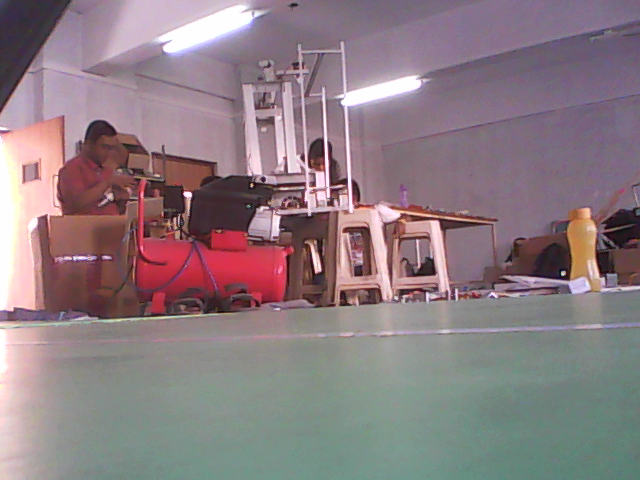
#> input picture Robocon2018/shuttle_color_detection/TestImages/image128.png, 640 x 480 px, given in place of the camera
$ python colorDetection.py
#> lines starting #> are read from the running program, lines starting #| are printed output that depends on the picture; after the words box and inside, x2 and y2 are one past the last pixel; in counts of white or black regions, pixels touching at a corner belong together; long printed decimals are rounded
import cv2
import numpy as np
import os
import time
#import RPi.GPIO    "Uncomment the import statement when uploading to RPi."

class GPIO:
    '''Comment this class when uploading on RPi
    Since I didn't had a Rpi.GPIO module,
    I've created a GPIO class so that this code can be tested.'''
    BOARD = 1                         #any random number
    OUT = 1
    def cleanup():return
    def setup(*args):return
    def output(*args):return
    def setmode(*args):return
    def setwarnings(*args):return


"Pin numbers for giving output."
red_pin = 7
golden_pin = 11
blue_pin = 13

high = 1
low = 0


'''change 1 to 0 when uploading to RPi.
  #1 is for output ports of your machine that is, for webcam connected, 1 will be used.
  #0 is for default webcam registered in your OS.
'''
cap = cv2.VideoCapture(1)

GPIO.cleanup()
GPIO.setwarnings(False)
GPIO.setmode(GPIO.BOARD)

GPIO.setup(red_pin, GPIO.OUT)
GPIO.setup(golden_pin, GPIO.OUT)
GPIO.setup(blue_pin, GPIO.OUT)

def threshImg(img, lower, upper, color = "some_color", showImg = 1):
    lower_color = np.array(lower)
    upper_color = np.array(upper)
    mask = cv2.inRange(hsv, lower_color, upper_color)
    res = cv2.bitwise_and(frame,frame, mask= mask)
    if showImg : cv2.imshow(color, res)
    return mask

def rpiOutput(high_pin, *args):
    """
    Setting the output pins of Raspberry Pi module high for detected color.
    1 is for HIGH
    0 is for LOW
    """
    GPIO.output(high_pin, high)
    for pins in args:
        GPIO.output(pins, low)

number_of_frames = 10
colors = {"red":0, "blue":0, "green":0}
while True:
    _, frame = cap.read()
#> frame is the input picture: shape (480, 640, 3); mean B, G, R 130.1, 124.6, 140.8
    hsv = cv2.cvtColor(frame, cv2.COLOR_BGR2HSV)
#> hsv: shape (480, 640, 3); mean H, S, V 111.1, 50.2, 146.5

    show = [1, 1, 1]     # Show frames of g, b, r

    #GOLDEN
    golden_img = threshImg(frame, [10, 40, 120],
                                  [35, 240, 250], "Golden1", show[0])
#> in threshImg, `mask = cv2.inRange(hsv, lower_color, upper_color)`:
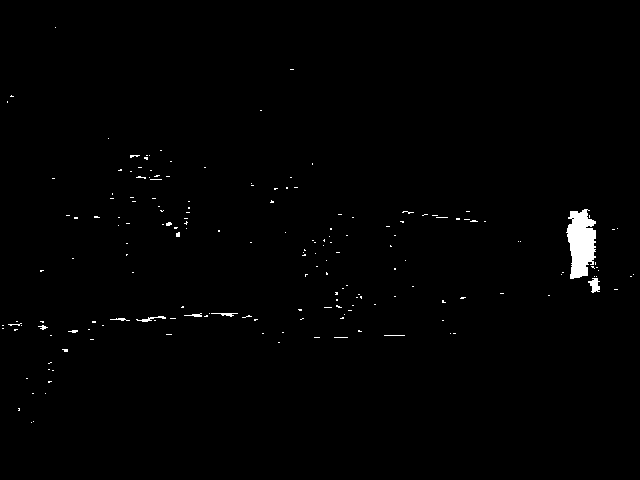
#> mask: shape (480, 640); 0.84% white; 183 white regions (174 under 20 px), largest, box (x1, y1, x2, y2) and area: (566, 209, 596, 279) 1489, (588, 278, 600, 293) 110, (136, 316, 166, 322) 64

    #BLUE
    blue_img = threshImg(frame, [100, 100, 50],
                                [150, 255, 255], "Blue", show[1])
#> call 2 of threshImg, with color = 'Blue', showImg = 1
#> in threshImg (call 2), `mask = cv2.inRange(hsv, lower_color, upper_color)`:
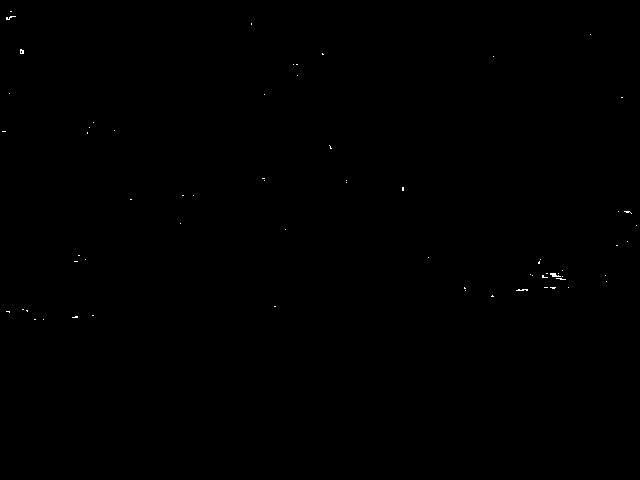
#> mask: shape (480, 640); 0.08% white in thin lines or dots, all inside (x1, y1, x2, y2) = (2, 11, 637, 320)

    #RED:
    red_img = threshImg(frame, [150,140,0],
                               [180, 255, 255], "Red", show[2])
#> call 3 of threshImg, with color = 'Red', showImg = 1
#> in threshImg (call 3), `mask = cv2.inRange(hsv, lower_color, upper_color)`:
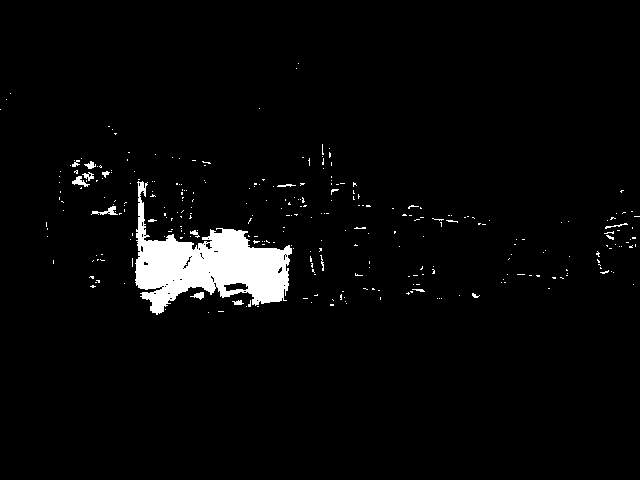
#> mask: shape (480, 640); 3.4% white; 300 white regions (283 under 20 px), largest, box (x1, y1, x2, y2) and area: (135, 181, 292, 315) 8768, (91, 206, 118, 215) 101, (72, 176, 90, 187) 87
#> in threshImg (call 3), `res = cv2.bitwise_and(frame,frame, mask= mask)`:
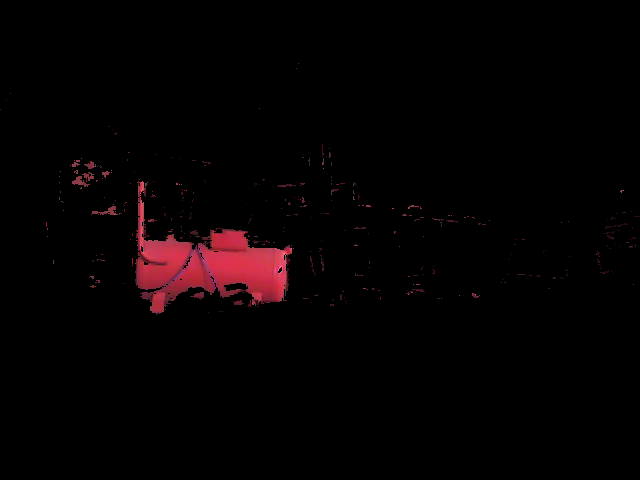
#> res: shape (480, 640, 3); mean B, G, R 2.3, 1.6, 5.6


    r = cv2.countNonZero(red_img)
#> r = 10418
    g = cv2.countNonZero(golden_img)
#> g = 2577
    b = cv2.countNonZero(blue_img)
#> b = 240

    mx = max([r,g,b])
#> mx = 10418
    mn = min([r,g,b])
#> mn = 240

    if mx == r :
        rpiOutput(red_pin, golden_pin, blue_pin)
        max2 = max([g, b])
#> max2 = 2577
    if mx == g :
        rpiOutput(golden_pin, red_pin, blue_pin)
        max2 = max([r, b])
    if mx == b :
        rpiOutput(blue_pin, golden_pin, red_pin)
        max2 = max([r, g])

    if mx == r : print("Red")
    elif mx == g : print("Golden")
    elif mx == b : print("Blue")

    if max2 == r : print("Clash with RED")
    if max2 == g : print("Clash with GOLDEN")
    if max2 == b : print("Clash with BLUE")

    print(r,g,b)
#| 10418 2577 240

    if mx == 0 : print("Division by zero Error.")
    else : print("Percenrage difference :", 100*(mx-max2)/mx)
#| Percenrage difference : 75.264

    time.sleep(0.1)   #adding delay so that output can be read.

    cv2.imshow("frame", frame)

    #Breaking while loop and close all windows on q typed.
    if cv2.waitKey(1) & 0xFF == ord("q"):
#> (key q is pressed here)
        break

cv2.destroyAllWindows()
cap.release()
